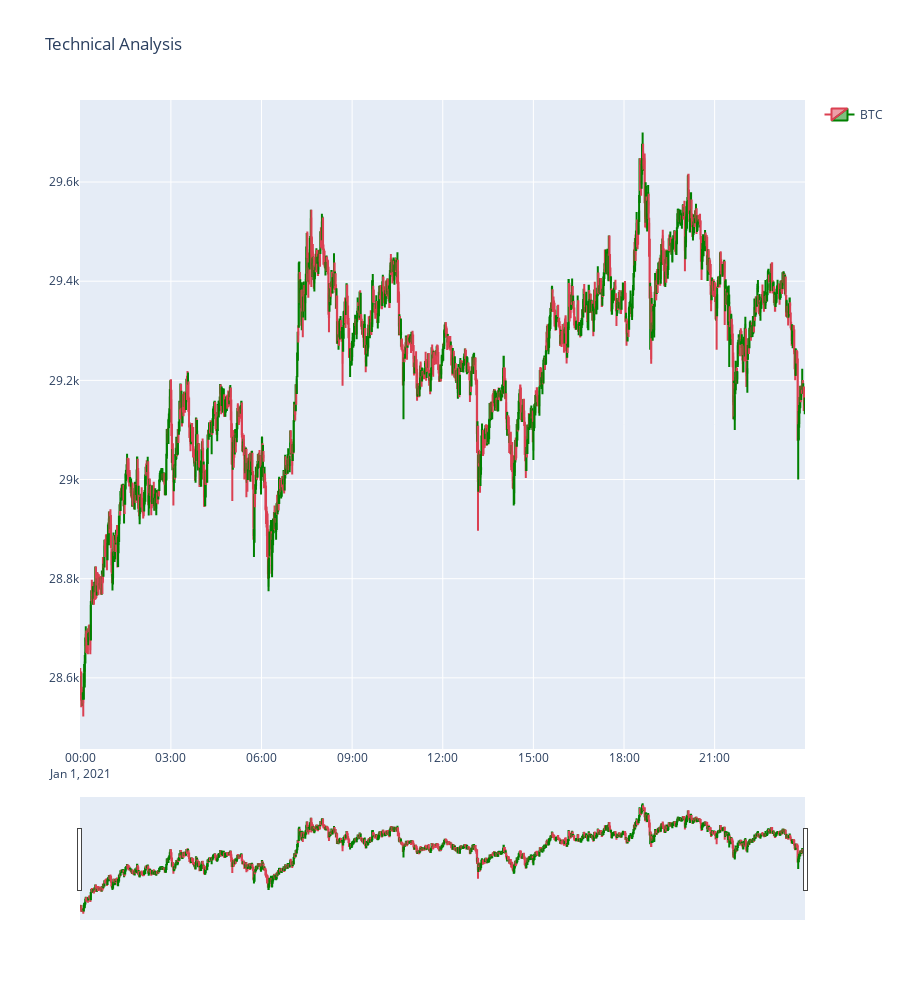

Notebook cell for this chart:
### Code cell
plot_candlestick(dfp)

### Figure 1 — Plotly figure (JSON) as saved in the notebook; plotly's stock layout.template omitted (floating-point values rounded to 4 significant figures; data arrays with more than 128 entries replaced by an {"elided": "..."} marker saying what was removed)
{"data": [{"close": {"elided": "1440 float values"}, "decreasing": {"line": {"color": "#008000"}}, "high": {"elided": "1440 float values"}, "increasing": {"line": {"color": "#db4052"}}, "low": {"elided": "1440 float values"}, "name": "BTC", "open": {"elided": "1440 float values"}, "type": "candlestick", "x": {"elided": "1440 str values"}}], "layout": {"height": 1000, "showlegend": true, "title": {"text": "Technical Analysis"}}}
